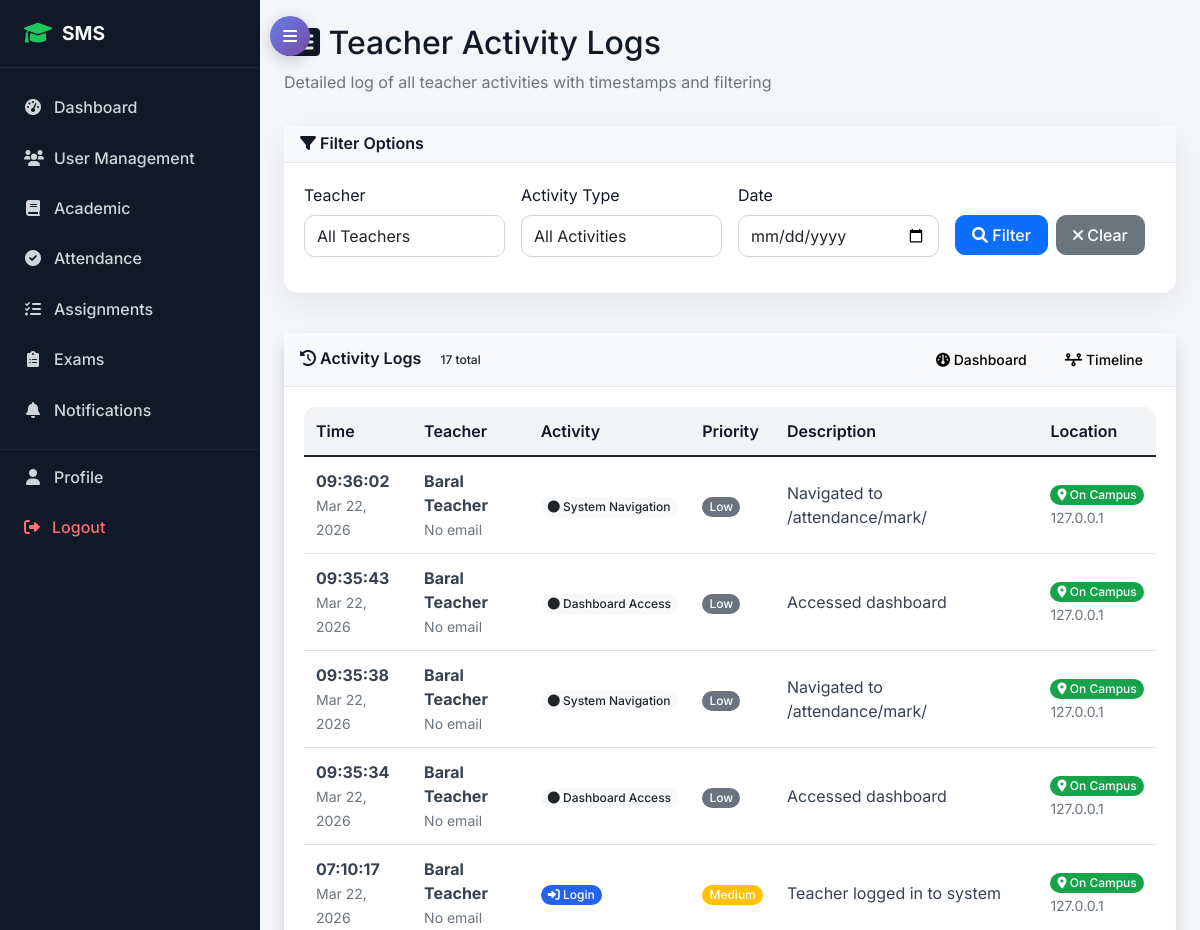
/attendance/teacher-activity/ (signed in, upper part), run on an earlier commit of the app's database.
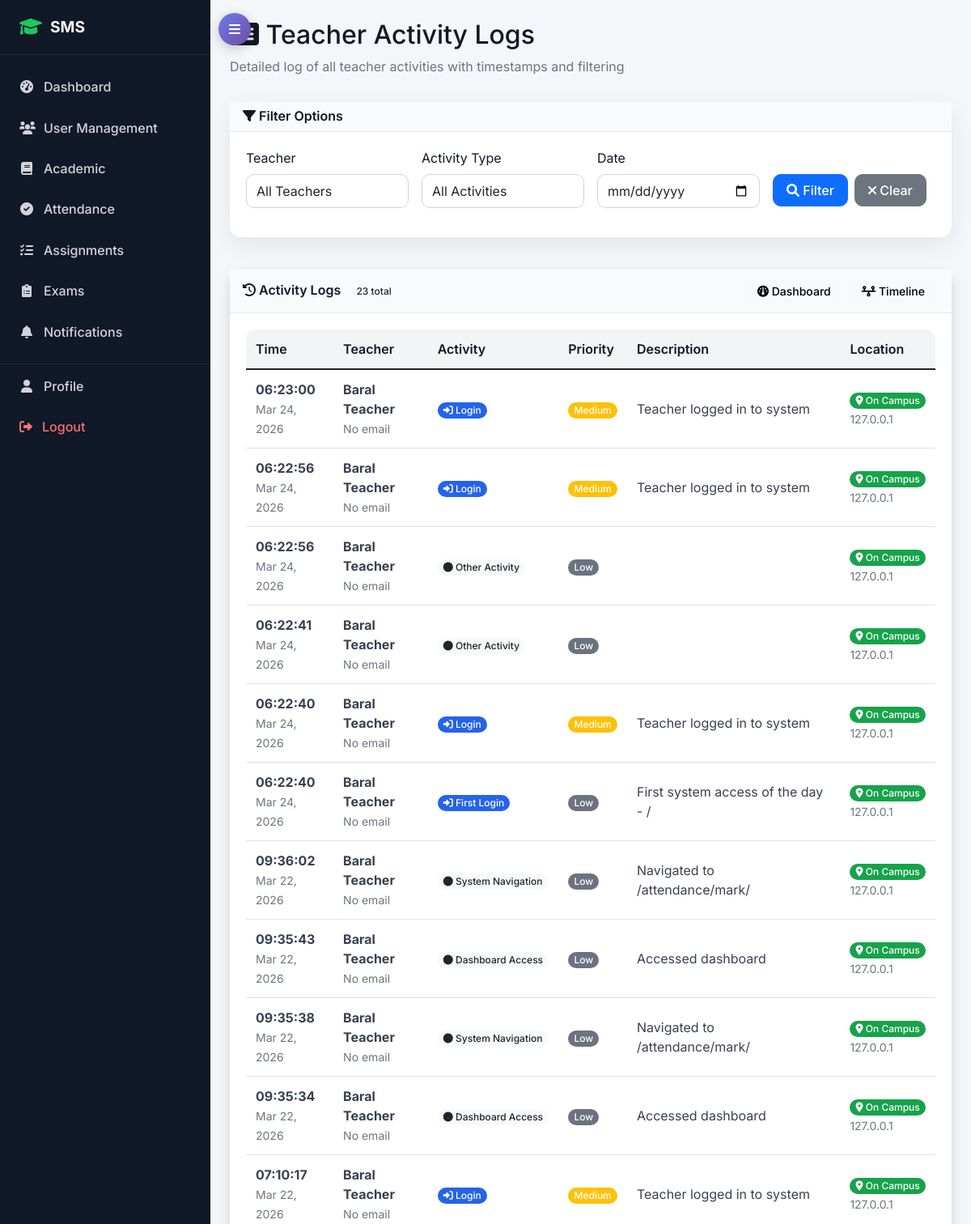
And on a later commit of the database.
### attendance/models.py (models this page shows, shortened)
class TeacherActivityLog(models.Model):
    ACTIVITY_CHOICES = (
        ('login', 'Login'),
        ('logout', 'Logout'),
        ('first_login', 'First Login'),
        ('mark_attendance', 'Mark Student Attendance'),
        ('create_assignment', 'Create Assignment'),
        ('grade_exam', 'Grade Exam'),
        ('send_message', 'Send Message'),
        ('view_report', 'View Report'),
        ('dashboard_access', 'Dashboard Access'),
        ('system_navigation', 'System Navigation'),
        ('classroom_entry', 'Classroom Entry'),
        ('biometric_scan', 'Biometric Verification'),
        ('location_check', 'Location Verification'),
        ('other', 'Other Activity'),
    )
    PRIORITY_LEVELS = (
        ('high', 'High Priority'),
        ('medium', 'Medium Priority'),
        ('low', 'Low Priority'),
    )
    organization = models.ForeignKey('saas.Organization', on_delete=models.CASCADE, related_name='teacher_activity_logs', null=True, blank=True)
    teacher = models.ForeignKey(TeacherProfile, on_delete=models.CASCADE, related_name='activity_logs')
    activity_type = models.CharField(max_length=50, choices=ACTIVITY_CHOICES)
    priority_level = models.CharField(max_length=10, choices=PRIORITY_LEVELS, default='medium')
    description = models.CharField(max_length=255, blank=True)
    timestamp = models.DateTimeField(auto_now_add=True)
    ip_address = models.GenericIPAddressField(null=True, blank=True)
    user_agent = models.CharField(max_length=255, blank=True)
    location_lat = models.DecimalField(max_digits=10, decimal_places=8, null=True, blank=True)
    location_lng = models.DecimalField(max_digits=11, decimal_places=8, null=True, blank=True)
    is_on_campus = models.BooleanField(default=False)
    related_schedule = models.ForeignKey(TeacherSchedule, on_delete=models.SET_NULL, null=True, blank=True)
    related_session = models.ForeignKey(AttendanceSession, on_delete=models.SET_NULL, null=True, blank=True)
    class Meta:
        ordering = ['-timestamp']
        indexes = [
            models.Index(fields=['teacher', 'timestamp']),
            models.Index(fields=['activity_type', 'timestamp']),
            models.Index(fields=['priority_level', 'timestamp']),
        ]

### accounts/models.py (models this page shows, shortened)
class TeacherProfile(models.Model):
    user = models.OneToOneField(User, on_delete=models.CASCADE, related_name='teacher_profile')
    employee_id = models.CharField(max_length=20, unique=True, blank=True, null=True, default=None)
    qualification = models.CharField(max_length=200, blank=True, default='')
    experience_years = models.PositiveIntegerField(default=0)
    specialization = models.CharField(max_length=100, blank=True, default='')
    joining_date = models.DateField(blank=True, null=True, default=None)

class User(AbstractUser):
    USER_TYPE_CHOICES = (
        ('admin', 'Admin'),
        ('student', 'Student'),
        ('teacher', 'Teacher'),
        ('parent', 'Parent'),
    )
    organization = models.ForeignKey('saas.Organization', on_delete=models.CASCADE, related_name='users', null=True, blank=True)
    user_type = models.CharField(max_length=10, choices=USER_TYPE_CHOICES)
    phone_regex = RegexValidator(regex=r'^\+?1?\d{9,15}$', message="Phone number must be entered in the format: '+999999999'. Up to 15 digits allowed.")
    phone_number = models.CharField(validators=[phone_regex], max_length=17, blank=True)
    address = models.TextField(blank=True)
    date_of_birth = models.DateField(null=True, blank=True)
    profile_picture = models.ImageField(upload_to='profile_pics/', blank=True, null=True)
    is_active = models.BooleanField(default=True)
    created_at = models.DateTimeField(auto_now_add=True)
    updated_at = models.DateTimeField(auto_now=True)

### attendance/teacher_admin_views.py (the view)
# urls.py: path('teacher-activity/', teacher_admin_views.teacher_activity_logs, name='teacher_activity_logs'),
@login_required
@user_passes_test(is_admin)
def teacher_activity_logs(request):
    teacher_id = request.GET.get('teacher')
    activity_type = request.GET.get('activity_type')
    date_filter = request.GET.get('date')
    activities = scoped_queryset(TeacherActivityLog.objects.select_related('teacher__user'), request).order_by('-timestamp')
    if teacher_id:
        activities = activities.filter(teacher_id=teacher_id)
    if activity_type:
        activities = activities.filter(activity_type=activity_type)
    if date_filter:
        try:
            filter_date = datetime.strptime(date_filter, '%Y-%m-%d').date()
            activities = activities.filter(timestamp__date=filter_date)
        except:
            pass
    paginator = Paginator(activities, 50)
    page_number = request.GET.get('page')
    page_obj = paginator.get_page(page_number)
    teachers = scoped_profile_queryset(TeacherProfile.objects.select_related('user'), request).order_by('user__first_name')
    activity_types = TeacherActivityLog.ACTIVITY_CHOICES
    context = {
        'page_obj': page_obj,
        'teachers': teachers,
        'activity_types': activity_types,
        'selected_teacher': teacher_id,
        'selected_activity_type': activity_type,
        'selected_date': date_filter,
    }
    return render(request, 'attendance/teacher_activity_logs.html', context)

### templates/attendance/teacher_activity_logs.html (shortened to what this page needs)
{% extends 'base.html' %}
{% block content %}
<div class="row">
    <div class="col-12">
        <h2><i class="fas fa-list-alt"></i> Teacher Activity Logs</h2>
        <p class="text-muted">Detailed log of all teacher activities with timestamps and filtering</p>
    </div>
</div>
<div class="row mb-4">
    <div class="col-md-12">
        <div class="card">
            <div class="card-header">
                <h6 class="m-0"><i class="fas fa-filter"></i> Filter Options</h6>
            </div>
            <div class="card-body">
                <form method="get" class="row g-3">
                    <div class="col-md-3">
                        <label for="teacher" class="form-label">Teacher</label>
                        <select name="teacher" id="teacher" class="form-control">
                            <option value="">All Teachers</option>
                        </select>
                    </div>
                    <div class="col-md-3">
                        <label for="activity_type" class="form-label">Activity Type</label>
                        <select name="activity_type" id="activity_type" class="form-control">
                            <option value="">All Activities</option>
                        </select>
                    </div>
                    <div class="col-md-3">
                        <label for="date" class="form-label">Date</label>
                        <input type="date" name="date" id="date" value="{{ selected_date }}" class="form-control">
                    </div>
                    <div class="col-md-3">
                        <label class="form-label">&nbsp;</label>
                        <div class="d-flex gap-2">
                            <button type="submit" class="btn btn-primary">
                                <i class="fas fa-search"></i> Filter
                            </button>
                            <a href="{% url 'attendance:teacher_activity_logs' %}" class="btn btn-secondary">
                                <i class="fas fa-times"></i> Clear
                            </a>
                        </div>
                    </div>
                </form>
            </div>
        </div>
    </div>
</div>
<div class="row">
    <div class="col-12">
        <div class="card shadow">
            <div class="card-header bg-primary text-white d-flex justify-content-between align-items-center">
                <h6 class="m-0">
                    <i class="fas fa-history"></i> Activity Logs
                    {% if page_obj %}
                        <span class="badge bg-light text-dark ms-2">{{ page_obj.paginator.count }} total</span>
                    {% endif %}
                </h6>
                <div>
                    <a href="{% url 'attendance:teacher_attendance_dashboard' %}" class="btn btn-light btn-sm">
                        <i class="fas fa-dashboard"></i> Dashboard
                    </a>
                    <a href="{% url 'attendance:teacher_activity_timeline' %}" class="btn btn-light btn-sm">
                        <i class="fas fa-timeline"></i> Timeline
                    </a>
                </div>
            </div>
            <div class="card-body">
                {% if page_obj %}
                <div class="table-responsive">
                    <table class="table table-hover">
                        <thead>
                            <tr>
                                <th>Time</th>
                                <th>Teacher</th>
                                <th>Activity</th>
                                <th>Priority</th>
                                <th>Description</th>
                                <th>Location</th>
                            </tr>
                        </thead>
                        <tbody>
                            {% for activity in page_obj %}
                            <tr>
                                <td>
                                    <strong>{{ activity.timestamp|time:"H:i:s" }}</strong><br>
                                    <small class="text-muted">{{ activity.timestamp|date:"M d, Y" }}</small>
                                </td>
                                <td>
                                    <strong>{{ activity.teacher.user.get_full_name }}</strong><br>
                                    <small class="text-muted">{{ activity.teacher.user.email|default:"No email" }}</small>
                                </td>
                                <td>
                                    {% if activity.activity_type == 'mark_attendance' %}
                                        <span class="badge bg-success">
                                            <i class="fas fa-check"></i> {{ activity.get_activity_type_display }}
                                        </span>
                                    {% elif activity.activity_type == 'create_assignment' %}
                                        <span class="badge bg-warning">
                                            <i class="fas fa-tasks"></i> {{ activity.get_activity_type_display }}
                                        </span>
                                    {% elif activity.activity_type == 'grade_exam' %}
                                        <span class="badge bg-info">
                                            <i class="fas fa-star"></i> {{ activity.get_activity_type_display }}
                                        </span>
                                    {% elif activity.activity_type == 'login' or activity.activity_type == 'first_login' %}
                                        <span class="badge bg-primary">
                                            <i class="fas fa-sign-in-alt"></i> {{ activity.get_activity_type_display }}
                                        </span>
                                    {% elif activity.activity_type == 'logout' %}
                                        <span class="badge bg-danger">
                                            <i class="fas fa-sign-out-alt"></i> {{ activity.get_activity_type_display }}
                                        </span>
                                    {% elif activity.activity_type == 'send_message' %}
                                        <span class="badge bg-secondary">
                                            <i class="fas fa-envelope"></i> {{ activity.get_activity_type_display }}
                                        </span>
                                    {% else %}
                                        <span class="badge bg-light text-dark">
                                            <i class="fas fa-circle"></i> {{ activity.get_activity_type_display }}
                                        </span>
                                    {% endif %}
                                </td>
                                <td>
                                    {% if activity.priority_level == 'high' %}
                                        <span class="badge bg-danger">High</span>
                                    {% elif activity.priority_level == 'medium' %}
                                        <span class="badge bg-warning">Medium</span>
                                    {% else %}
                                        <span class="badge bg-secondary">Low</span>
                                    {% endif %}
                                </td>
                                <td>
                                    {{ activity.description|truncatechars:80 }}
                                </td>
                                <td>
                                    {% if activity.is_on_campus %}
                                        <span class="badge bg-success">
                                            <i class="fas fa-map-marker-alt"></i> On Campus
                                        </span>
                                    {% else %}
                                        <span class="badge bg-warning">
                                            <i class="fas fa-map-marker-alt"></i> Off Campus
                                        </span>
                                    {% endif %}
                                    {% if activity.ip_address %}
                                        <br><small class="text-muted">{{ activity.ip_address }}</small>
                                    {% endif %}
                                </td>
                            </tr>
                            {% endfor %}
                        </tbody>
                    </table>
                </div>
                {% else %}
                <div class="text-center py-5">
                    <i class="fas fa-list-alt fa-4x text-muted mb-3"></i>
                    <h5 class="text-muted">No Activity Logs</h5>
                    <p class="text-muted">No teacher activity logs are available yet.</p>
                </div>
                {% endif %}
            </div>
        </div>
    </div>
</div>
{% endblock %}

What changed in the data, as far as the page shows it:
added TeacherActivityLog: timestamp "06:23:00", timestamp "Mar 24, 2026", teacher.user.get_full_name "Baral Teacher", teacher.user.email "No email", activity_type "Login", priority_level "Medium", description "Teacher logged in to system", is_on_campus True (drawn), ip_address "127.0.0.1"
added TeacherActivityLog: timestamp "06:22:56", timestamp "Mar 24, 2026", teacher.user.get_full_name "Baral Teacher", teacher.user.email "No email", activity_type "Login", priority_level "Medium", description "Teacher logged in to system", is_on_campus True (drawn), ip_address "127.0.0.1"
added TeacherActivityLog: timestamp "06:22:56", timestamp "Mar 24, 2026", teacher.user.get_full_name "Baral Teacher", teacher.user.email "No email", activity_type "Other Activity", priority_level "Low", is_on_campus True (drawn), ip_address "127.0.0.1"
added TeacherActivityLog: timestamp "06:22:41", timestamp "Mar 24, 2026", teacher.user.get_full_name "Baral Teacher", teacher.user.email "No email", activity_type "Other Activity", priority_level "Low", is_on_campus True (drawn), ip_address "127.0.0.1"
added TeacherActivityLog: timestamp "06:22:40", timestamp "Mar 24, 2026", teacher.user.get_full_name "Baral Teacher", teacher.user.email "No email", activity_type "Login", priority_level "Medium", description "Teacher logged in to system", is_on_campus True (drawn), ip_address "127.0.0.1"
added TeacherActivityLog: timestamp "06:22:40", timestamp "Mar 24, 2026", teacher.user.get_full_name "Baral Teacher", teacher.user.email "No email", activity_type "First Login", priority_level "Low", description "First system access of the day - /", is_on_campus True (drawn), ip_address "127.0.0.1"
Also different on the page:
{{ page_obj.paginator.count }}: "17" → "23"
